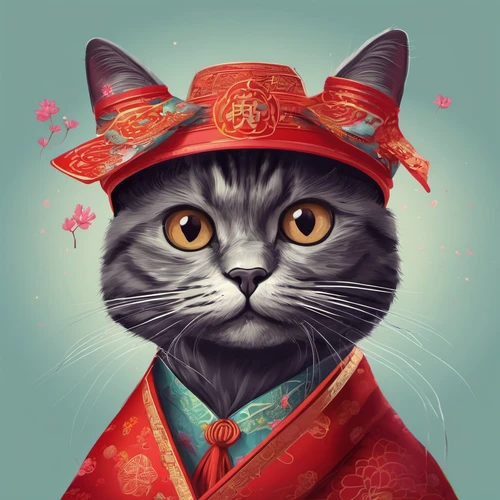
#> input picture Assignment7/sample_image.webp, 500 x 500 px
$ python Assignment7.py   (older library calls are emulated)
#> lines starting #> are read from the running program, lines starting #| are printed output that depends on the picture
import numpy as np
import cv2

def edge_detection(image, method):
    if len(image.shape) != 2:
        raise ValueError("Input image must be grayscale.")

    if method == 'sobel':
        sobel_x = np.array([[-1, 0, 1], [-2, 0, 2], [-1, 0, 1]])
        sobel_y = np.array([[1, 2, 1], [0, 0, 0], [-1, -2, -1]])
        grad_x = cv2.filter2D(image, cv2.CV_64F, sobel_x)
        grad_y = cv2.filter2D(image, cv2.CV_64F, sobel_y)
        edge_image = np.sqrt(grad_x**2 + grad_y**2)

    elif method == 'prewitt':
        prewitt_x = np.array([[-1, 0, 1], [-1, 0, 1], [-1, 0, 1]])
        prewitt_y = np.array([[1, 1, 1], [0, 0, 0], [-1, -1, -1]])
        grad_x = cv2.filter2D(image, cv2.CV_64F, prewitt_x)
        grad_y = cv2.filter2D(image, cv2.CV_64F, prewitt_y)
        edge_image = np.sqrt(grad_x**2 + grad_y**2)

    elif method == 'roberts':
        roberts_x = np.array([[1, 0], [0, -1]])
        roberts_y = np.array([[0, 1], [-1, 0]])
        grad_x = cv2.filter2D(image, cv2.CV_64F, roberts_x)
        grad_y = cv2.filter2D(image, cv2.CV_64F, roberts_y)
        edge_image = np.sqrt(grad_x**2 + grad_y**2)

    else:
        raise ValueError("Invalid method. Choose 'sobel', 'prewitt', or 'roberts'.")

    edge_image = (edge_image / np.max(edge_image)) * 255
    edge_image = edge_image.astype(np.uint8)

    return edge_image


if __name__ == "__main__":
    image = cv2.imread('sample_image.webp', cv2.IMREAD_GRAYSCALE)
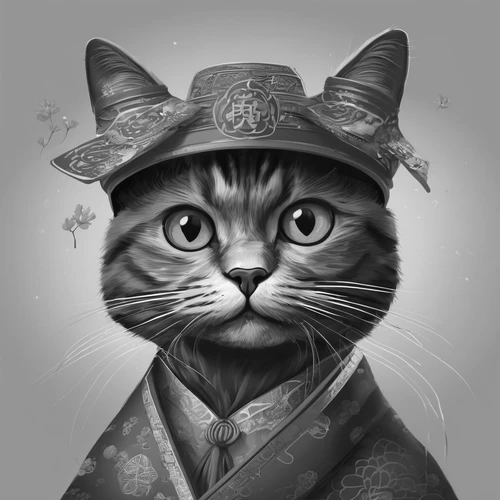
#> image: shape (500, 500); min 4, max 255, mean 122.6
    result = edge_detection(image, 'sobel')
#> in edge_detection, `grad_x = cv2.filter2D(image, cv2.CV_64F, sobel_x)`:
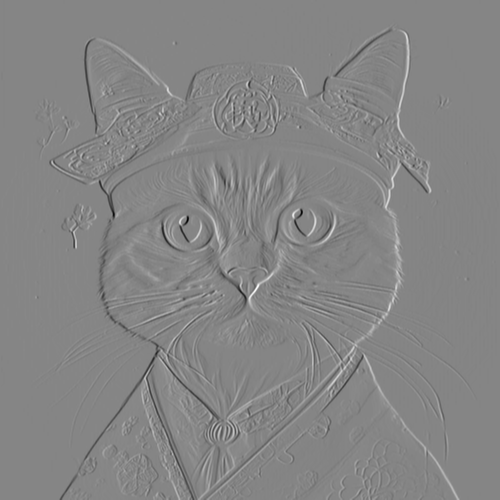
#> grad_x: shape (500, 500) float64; min -857, max 784, mean 0; drawn with min black and max white
#> in edge_detection, `grad_y = cv2.filter2D(image, cv2.CV_64F, sobel_y)`:
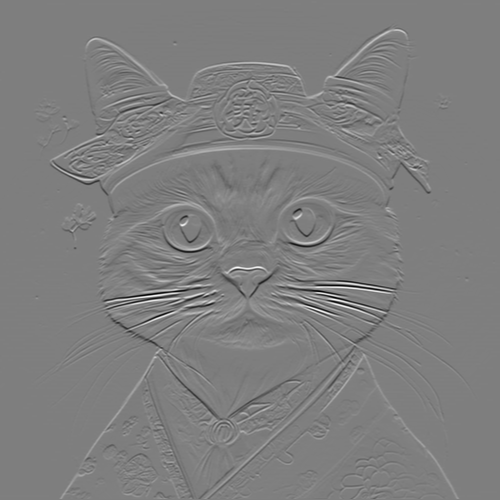
#> grad_y: shape (500, 500) float64; min -919, max 928, mean 1; drawn with min black and max white
#> in edge_detection, `edge_image = np.sqrt(grad_x**2 + grad_y**2)`:
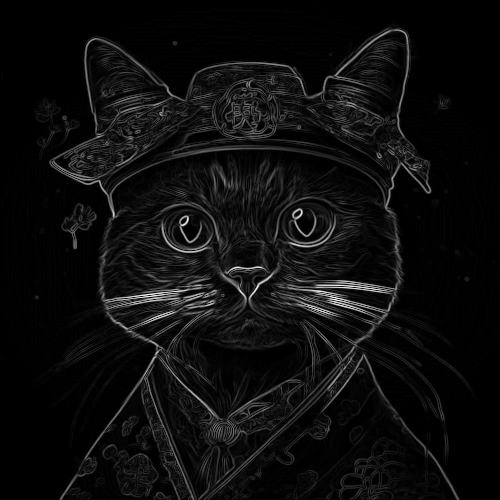
#> edge_image: shape (500, 500) float64; min 0, max 941.6, mean 51.3; drawn with min black and max white
    cv2.imwrite('edge_detected_image.png', result)
    cv2.imshow('Edge Detection', result)
    cv2.waitKey(0)
    cv2.destroyAllWindows()
